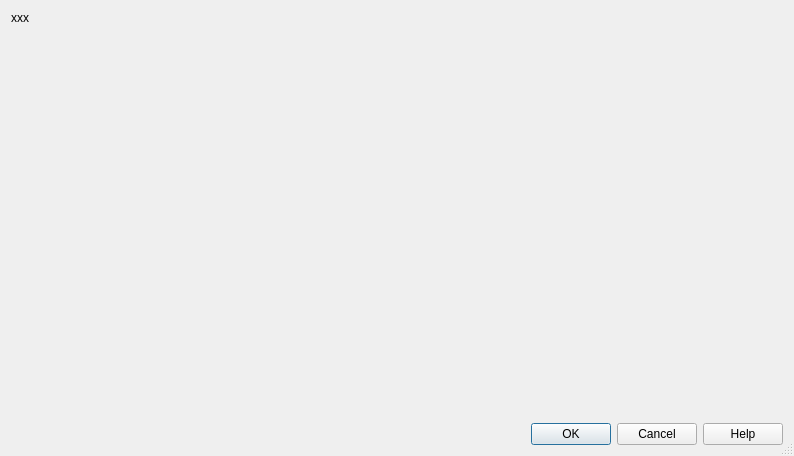
<?xml version="1.0" encoding="UTF-8"?>
<ui version="4.0">
 <class>KSelectTransactionsDlg</class>
 <widget class="QDialog" name="KSelectTransactionsDlg">
  <property name="geometry">
   <rect>
    <x>0</x>
    <y>0</y>
    <width>794</width>
    <height>456</height>
   </rect>
  </property>
  <property name="windowTitle">
   <string>xxx</string>
  </property>
  <property name="sizeGripEnabled">
   <bool>true</bool>
  </property>
  <layout class="QVBoxLayout">
   <item>
    <widget class="QLabel" name="m_description">
     <property name="focusPolicy">
      <enum>Qt::NoFocus</enum>
     </property>
     <property name="text">
      <string>xxx</string>
     </property>
     <property name="wordWrap">
      <bool>true</bool>
     </property>
    </widget>
   </item>
   <item>
    <widget class="KMyMoneyRegister::Register" name="m_register" native="true">
     <property name="sizePolicy">
      <sizepolicy hsizetype="Expanding" vsizetype="Expanding">
       <horstretch>0</horstretch>
       <verstretch>3</verstretch>
      </sizepolicy>
     </property>
     <property name="rowCount" stdset="0">
      <number>0</number>
     </property>
     <property name="columnCount" stdset="0">
      <number>12</number>
     </property>
    </widget>
   </item>
   <item>
    <widget class="QDialogButtonBox" name="buttonBox">
     <property name="standardButtons">
      <set>QDialogButtonBox::Cancel|QDialogButtonBox::Help|QDialogButtonBox::Ok</set>
     </property>
    </widget>
   </item>
  </layout>
 </widget>
 <layoutdefault spacing="6" margin="11"/>
 <customwidgets>
  <customwidget>
   <class>KMyMoneyRegister::Register</class>
   <extends>QWidget</extends>
   <header>register.h</header>
  </customwidget>
 </customwidgets>
 <resources/>
 <connections>
  <connection>
   <sender>buttonBox</sender>
   <signal>accepted()</signal>
   <receiver>KSelectTransactionsDlg</receiver>
   <slot>accept()</slot>
   <hints>
    <hint type="sourcelabel">
     <x>396</x>
     <y>432</y>
    </hint>
    <hint type="destinationlabel">
     <x>396</x>
     <y>227</y>
    </hint>
   </hints>
  </connection>
  <connection>
   <sender>buttonBox</sender>
   <signal>rejected()</signal>
   <receiver>KSelectTransactionsDlg</receiver>
   <slot>reject()</slot>
   <hints>
    <hint type="sourcelabel">
     <x>396</x>
     <y>432</y>
    </hint>
    <hint type="destinationlabel">
     <x>396</x>
     <y>227</y>
    </hint>
   </hints>
  </connection>
 </connections>
</ui>
